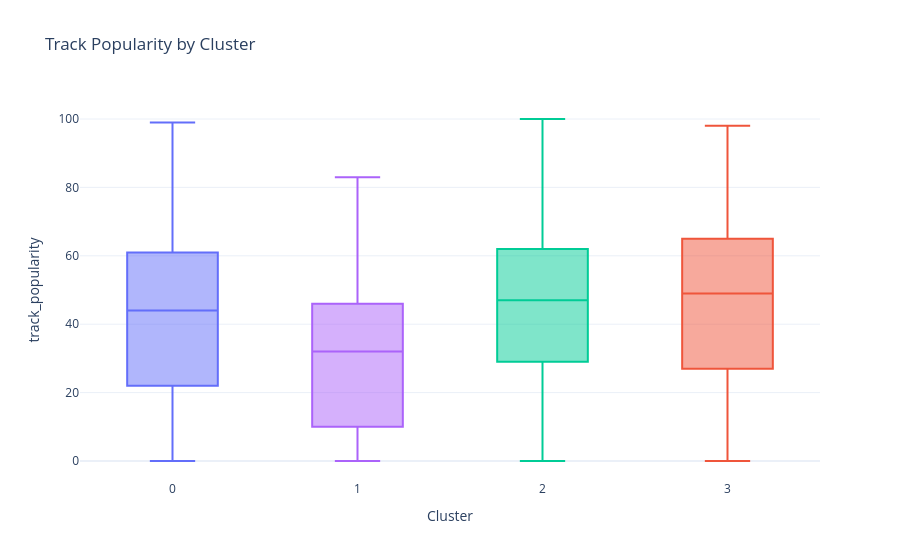

The cell this chart's notebook holds for it:
### Code cell
fig = px.box(
    df,
    x="Cluster",
    y="track_popularity",
    color="Cluster",
    title="Track Popularity by Cluster"
)

fig.update_layout(
    template="plotly_white",
    showlegend=False
)

fig.show()

### Figure 1 — Plotly figure (JSON) as saved in the notebook; plotly's stock layout.template omitted (floating-point values rounded to 4 significant figures; data arrays with more than 128 entries replaced by an {"elided": "..."} marker saying what was removed)
{"data": [{"alignmentgroup": "True", "hovertemplate": "Cluster=%{x}<br>track_popularity=%{y}<extra></extra>", "legendgroup": "0", "marker": {"color": "#636efa"}, "name": "0", "notched": false, "offsetgroup": "0", "orientation": "v", "showlegend": true, "type": "box", "x": {"elided": "11127 int values"}, "x0": " ", "xaxis": "x", "y": {"elided": "11127 int values"}, "y0": " ", "yaxis": "y"}, {"alignmentgroup": "True", "hovertemplate": "Cluster=%{x}<br>track_popularity=%{y}<extra></extra>", "legendgroup": "3", "marker": {"color": "#EF553B"}, "name": "3", "notched": false, "offsetgroup": "3", "orientation": "v", "showlegend": true, "type": "box", "x": {"elided": "13785 int values"}, "x0": " ", "xaxis": "x", "y": {"elided": "13785 int values"}, "y0": " ", "yaxis": "y"}, {"alignmentgroup": "True", "hovertemplate": "Cluster=%{x}<br>track_popularity=%{y}<extra></extra>", "legendgroup": "2", "marker": {"color": "#00cc96"}, "name": "2", "notched": false, "offsetgroup": "2", "orientation": "v", "showlegend": true, "type": "box", "x": {"elided": "5308 int values"}, "x0": " ", "xaxis": "x", "y": {"elided": "5308 int values"}, "y0": " ", "yaxis": "y"}, {"alignmentgroup": "True", "hovertemplate": "Cluster=%{x}<br>track_popularity=%{y}<extra></extra>", "legendgroup": "1", "marker": {"color": "#ab63fa"}, "name": "1", "notched": false, "offsetgroup": "1", "orientation": "v", "showlegend": true, "type": "box", "x": {"elided": "2613 int values"}, "x0": " ", "xaxis": "x", "y": {"elided": "2613 int values"}, "y0": " ", "yaxis": "y"}], "layout": {"boxmode": "overlay", "legend": {"title": {"text": "Cluster"}, "tracegroupgap": 0}, "showlegend": false, "title": {"text": "Track Popularity by Cluster"}, "xaxis": {"anchor": "y", "categoryarray": [0, 3, 2, 1], "categoryorder": "array", "domain": [0, 1], "title": {"text": "Cluster"}}, "yaxis": {"anchor": "x", "domain": [0, 1], "title": {"text": "track_popularity"}}}}
